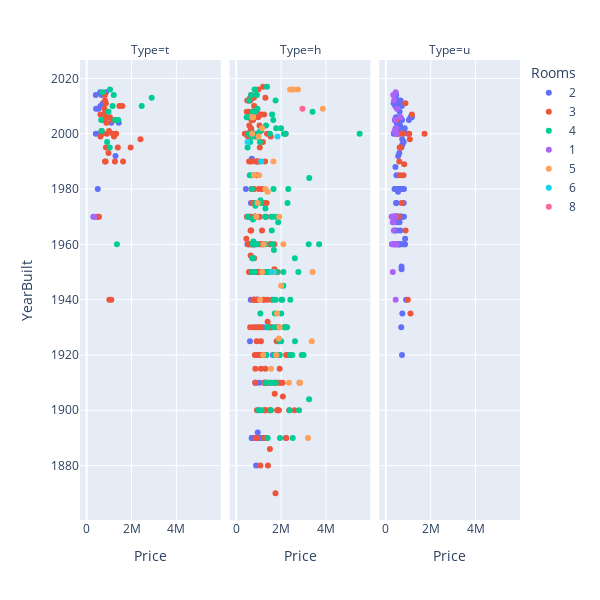

The code cell stored with this chart in its notebook:
### Code cell
fig = px.scatter(melb, x="Price", y="YearBuilt", color="Rooms",
             facet_col="Type",
             width =600,height = 600, )
fig.show()

### Figure 1 — Plotly figure (JSON) as saved in the notebook; plotly's stock layout.template omitted (floating-point values rounded to 4 significant figures; data arrays with more than 128 entries replaced by an {"elided": "..."} marker saying what was removed)
{"data": [{"hovertemplate": "Rooms=2<br>Type=t<br>Price=%{x}<br>YearBuilt=%{y}<extra></extra>", "legendgroup": "2", "marker": {"color": "#636efa", "symbol": "circle"}, "mode": "markers", "name": "2", "orientation": "v", "showlegend": true, "type": "scatter", "x": [575000, 401000, 401500, 720000, 565000, 521000, 1100000, 355000, 495000, 420000, 410000, 611000, 1430000, 1285000, 300000, 410000, 480000, 865000, 500000, 668500, 895000, 617500, 515000, 600000], "xaxis": "x", "y": [2000, null, null, 2011, null, 2009, 2004, null, 1980, 2009, 2000, 2000, 2004, 1992, 1970, 2014, null, 2015, 1970, 2014, null, 2010, null, 2015], "yaxis": "y"}, {"hovertemplate": "Rooms=2<br>Type=h<br>Price=%{x}<br>YearBuilt=%{y}<extra></extra>", "legendgroup": "2", "marker": {"color": "#636efa", "symbol": "circle"}, "mode": "markers", "name": "2", "orientation": "v", "showlegend": false, "type": "scatter", "x": [1110000, 1250000, 1225000, 1170000, 710000, 430000, 950000, 796000, 736500, 1085000, 1050000, 855000, 1000000, 532000, 710000, 1300000, 906000, 1460000, 955500, 930000, 1005000, 1073000, 1682000, 498000, 1025000, 822000, 2210000, 670000, 1100000, 957500, 1699000, 800000, 780000, 1090000, 1225000, 1055000, 981000, 957000, 1315000, 994000, 1320000, 1301000, 685000, 890000, 611000, 500000, 335000, 655000, 903000, 680000, 940000, 895000, 990000, 575500, 692000, 1135000, 1035000, 700000, 605000, 910500, 610000, 716000, 1000000, 1501000, 541000, 710000, 855000, 340000, 1150000, 644000, 901000, 425000, 845000, 761000, 745000, 642000, 885000, 1400000, 1425000, 1630000, 1012000, 820000, 1100000, 725000, 678000, 900000, 1723000, 555000, 1215000, 900000, 1001000, 650000, 910000, 980000, 688000, 1231010, 520000, 775000, 1320000, 1155000, 870000, 1125000, 706000, 825000], "xaxis": "x2", "y": [null, 1890, 1930, null, 1890, 1980, 1940, null, null, null, 1890, null, null, null, 1950, null, 1960, 1930, null, 1990, null, null, 1910, null, 1910, null, 1890, 1950, null, 1892, null, 1940, null, null, 1940, null, 1900, null, 1910, null, null, null, 1890, null, 1925, 1960, null, 1975, null, 2001, 1890, null, null, 1960, 1991, 1920, null, null, null, null, 1970, 2000, 1920, null, null, null, null, null, 1960, 1940, 1940, 2000, 1910, null, 1890, null, 1880, null, null, 1920, null, 1960, null, null, null, 1940, null, null, null, null, 1890, 1970, null, 1890, null, 1910, null, null, 1920, 1890, 1910, null, 1960, null], "yaxis": "y2"}, {"hovertemplate": "Rooms=2<br>Type=u<br>Price=%{x}<br>YearBuilt=%{y}<extra></extra>", "legendgroup": "2", "marker": {"color": "#636efa", "symbol": "circle"}, "mode": "markers", "name": "2", "orientation": "v", "showlegend": false, "type": "scatter", "x": {"elided": "155 int values"}, "xaxis": "x3", "y": {"elided": "155 int values"}, "yaxis": "y3"}, {"hovertemplate": "Rooms=3<br>Type=t<br>Price=%{x}<br>YearBuilt=%{y}<extra></extra>", "legendgroup": "3", "marker": {"color": "#EF553B", "symbol": "circle"}, "mode": "markers", "name": "3", "orientation": "v", "showlegend": true, "type": "scatter", "x": [1100000, 900000, 820000, 615000, 1150000, 1010000, 670000, 860000, 920000, 518500, 1425000, 1295000, 2400000, 1206000, 1762000, 1810000, 846000, 815000, 880000, 747000, 1160000, 865000, 1962000, 998000, 1460000, 2050000, 1260000, 938000, 550000, 1390000, 660000, 1315000, 865000, 762000, 790000, 1220000, 830000, 975000, 800000, 1625000, 615000, 699000, 1680000, 1590000, 856000, 1035000, 460000, 815000], "xaxis": "x", "y": [1940, 2000, 2012, 1999, 2005, 1940, 2001, 1995, null, null, null, 2000, 1998, null, null, null, 1990, 2014, 2004, 2005, 2000, null, 1995, 2001, 2010, null, 1990, null, 1970, 1995, null, 2000, 2006, null, 2009, 1999, 2008, 1993, 2007, 1990, 2007, 2000, null, 2010, 2011, 2006, 1970, 1990], "yaxis": "y"}, {"hovertemplate": "Rooms=3<br>Type=h<br>Price=%{x}<br>YearBuilt=%{y}<extra></extra>", "legendgroup": "3", "marker": {"color": "#EF553B", "symbol": "circle"}, "mode": "markers", "name": "3", "orientation": "v", "showlegend": false, "type": "scatter", "x": {"elided": "336 int values"}, "xaxis": "x2", "y": {"elided": "336 int values"}, "yaxis": "y2"}, {"hovertemplate": "Rooms=3<br>Type=u<br>Price=%{x}<br>YearBuilt=%{y}<extra></extra>", "legendgroup": "3", "marker": {"color": "#EF553B", "symbol": "circle"}, "mode": "markers", "name": "3", "orientation": "v", "showlegend": false, "type": "scatter", "x": [707500, 870000, 616000, 570000, 465000, 1044000, 1635000, 665000, 601000, 960000, 660000, 780000, 460000, 780000, 880000, 1100000, 1170000, 610000, 570000, 470000, 620000, 1070000, 820000, 650000, 1160000, 787000, 736000, 764000, 980000, 1725000], "xaxis": "x3", "y": [1975, 2011, 1995, 2000, 2005, 2000, null, null, 1990, null, 1995, 2000, null, null, 1965, 1935, null, null, 1970, 1970, 1985, 1998, 1989, null, 2007, 1985, null, null, 1940, 2000], "yaxis": "y3"}, {"hovertemplate": "Rooms=4<br>Type=t<br>Price=%{x}<br>YearBuilt=%{y}<extra></extra>", "legendgroup": "4", "marker": {"color": "#00cc96", "symbol": "circle"}, "mode": "markers", "name": "4", "orientation": "v", "showlegend": true, "type": "scatter", "x": [912000, 492000, 1155000, 1410000, 2900000, 975000, 995000, 1030000, 1042500, 1270000, 650000, 1210000, 2455000, 665000, 1970000, 699000, 1350000], "xaxis": "x", "y": [1997, null, 2010, 2005, 2013, 2008, null, 1995, 2016, 2005, 2005, 2014, 2010, 2001, null, 2015, 1960], "yaxis": "y"}, {"hovertemplate": "Rooms=4<br>Type=h<br>Price=%{x}<br>YearBuilt=%{y}<extra></extra>", "legendgroup": "4", "marker": {"color": "#00cc96", "symbol": "circle"}, "mode": "markers", "name": "4", "orientation": "v", "showlegend": false, "type": "scatter", "x": {"elided": "177 int values"}, "xaxis": "x2", "y": {"elided": "177 int values"}, "yaxis": "y2"}, {"hovertemplate": "Rooms=4<br>Type=u<br>Price=%{x}<br>YearBuilt=%{y}<extra></extra>", "legendgroup": "4", "marker": {"color": "#00cc96", "symbol": "circle"}, "mode": "markers", "name": "4", "orientation": "v", "showlegend": false, "type": "scatter", "x": [915000], "xaxis": "x3", "y": [null], "yaxis": "y3"}, {"hovertemplate": "Rooms=1<br>Type=t<br>Price=%{x}<br>YearBuilt=%{y}<extra></extra>", "legendgroup": "1", "marker": {"color": "#ab63fa", "symbol": "circle"}, "mode": "markers", "name": "1", "orientation": "v", "showlegend": true, "type": "scatter", "x": [345000], "xaxis": "x", "y": [1970], "yaxis": "y"}, {"hovertemplate": "Rooms=1<br>Type=h<br>Price=%{x}<br>YearBuilt=%{y}<extra></extra>", "legendgroup": "1", "marker": {"color": "#ab63fa", "symbol": "circle"}, "mode": "markers", "name": "1", "orientation": "v", "showlegend": false, "type": "scatter", "x": [750000, 885000, 1000000], "xaxis": "x2", "y": [null, null, null], "yaxis": "y2"}, {"hovertemplate": "Rooms=1<br>Type=u<br>Price=%{x}<br>YearBuilt=%{y}<extra></extra>", "legendgroup": "1", "marker": {"color": "#ab63fa", "symbol": "circle"}, "mode": "markers", "name": "1", "orientation": "v", "showlegend": false, "type": "scatter", "x": [430000, 315000, 499000, 659000, 357000, 410000, 330000, 345000, 630000, 310000, 430000, 360000, 370500, 291000, 320000, 455000, 360000, 455500, 405000, 440000, 325000, 490000, 310000, 552000, 555000, 421500, 265000, 440000, 468000, 450000, 312000, 315000, 185000, 292000, 470000, 350000, 290000, 260000, 400000, 320000, 559000, 241000, 370000, 392000, 315000], "xaxis": "x3", "y": [null, 1970, 1960, 2006, 1965, 1960, 2014, null, null, 1968, 1970, null, 1960, null, 1960, 1960, null, 2002, 2005, 1940, null, 2009, 1950, null, null, null, 1970, 2015, 2000, null, null, null, null, 1970, null, 1968, 1960, 1970, 2005, null, null, null, 2012, 2001, null], "yaxis": "y3"}, {"hovertemplate": "Rooms=5<br>Type=h<br>Price=%{x}<br>YearBuilt=%{y}<extra></extra>", "legendgroup": "5", "marker": {"color": "#FFA15A", "symbol": "circle"}, "mode": "markers", "name": "5", "orientation": "v", "showlegend": true, "type": "scatter", "x": [630000, 3400000, 790000, 1300000, 2400000, 2100000, 1351000, 1880000, 2000000, 2550000, 1335000, 3365000, 1915000, 675000, 1650000, 1000000, 1151000, 1150000, 572000, 1665000, 720008, 2350000, 2840000, 3200000, 1020000, 1660000, 1225000, 1410000, 1400000, 1200000, 460000, 895000, 2750000, 1900000, 1300000, 955000, 1336000, 3860000, 1790000, 1060000, 2020000, 1540500, 2875000, 1550000, 2215000, 805000, 750000, 2100000, 2660000, 1001000, 1930000, 1820000, 710000], "xaxis": "x2", "y": [null, 1950, 1985, null, 2016, 1960, null, null, 1945, 2016, null, 1925, 1970, null, 1950, 1999, 1950, 2002, null, null, 2006, 1910, 1910, 1890, 1985, 1990, 1960, null, 1979, 1920, null, 1970, 2016, 1926, 1980, 1975, null, 2009, 1920, 1940, null, null, null, 1915, null, null, 2006, null, null, null, 1930, 1935, 2000], "yaxis": "y2"}, {"hovertemplate": "Rooms=6<br>Type=h<br>Price=%{x}<br>YearBuilt=%{y}<extra></extra>", "legendgroup": "6", "marker": {"color": "#19d3f3", "symbol": "circle"}, "mode": "markers", "name": "6", "orientation": "v", "showlegend": true, "type": "scatter", "x": [1591000, 1840000, 506000, 1361000, 1115000], "xaxis": "x2", "y": [1950, 1999, 1997, null, 1990], "yaxis": "y2"}, {"hovertemplate": "Rooms=8<br>Type=h<br>Price=%{x}<br>YearBuilt=%{y}<extra></extra>", "legendgroup": "8", "marker": {"color": "#FF6692", "symbol": "circle"}, "mode": "markers", "name": "8", "orientation": "v", "showlegend": true, "type": "scatter", "x": [2950000], "xaxis": "x2", "y": [2009], "yaxis": "y2"}], "layout": {"annotations": [{"font": {}, "showarrow": false, "text": "Type=t", "x": 0.16, "xanchor": "center", "xref": "paper", "y": 1, "yanchor": "bottom", "yref": "paper"}, {"font": {}, "showarrow": false, "text": "Type=h", "x": 0.5, "xanchor": "center", "xref": "paper", "y": 1, "yanchor": "bottom", "yref": "paper"}, {"font": {}, "showarrow": false, "text": "Type=u", "x": 0.84, "xanchor": "center", "xref": "paper", "y": 1, "yanchor": "bottom", "yref": "paper"}], "height": 600, "legend": {"title": {"text": "Rooms"}, "tracegroupgap": 0}, "margin": {"t": 60}, "width": 600, "xaxis": {"anchor": "y", "domain": [0, 0.32], "title": {"text": "Price"}}, "xaxis2": {"anchor": "y2", "domain": [0.34, 0.66], "matches": "x", "title": {"text": "Price"}}, "xaxis3": {"anchor": "y3", "domain": [0.68, 1.0], "matches": "x", "title": {"text": "Price"}}, "yaxis": {"anchor": "x", "domain": [0, 1], "title": {"text": "YearBuilt"}}, "yaxis2": {"anchor": "x2", "domain": [0, 1], "matches": "y", "showticklabels": false}, "yaxis3": {"anchor": "x3", "domain": [0, 1], "matches": "y", "showticklabels": false}}}
